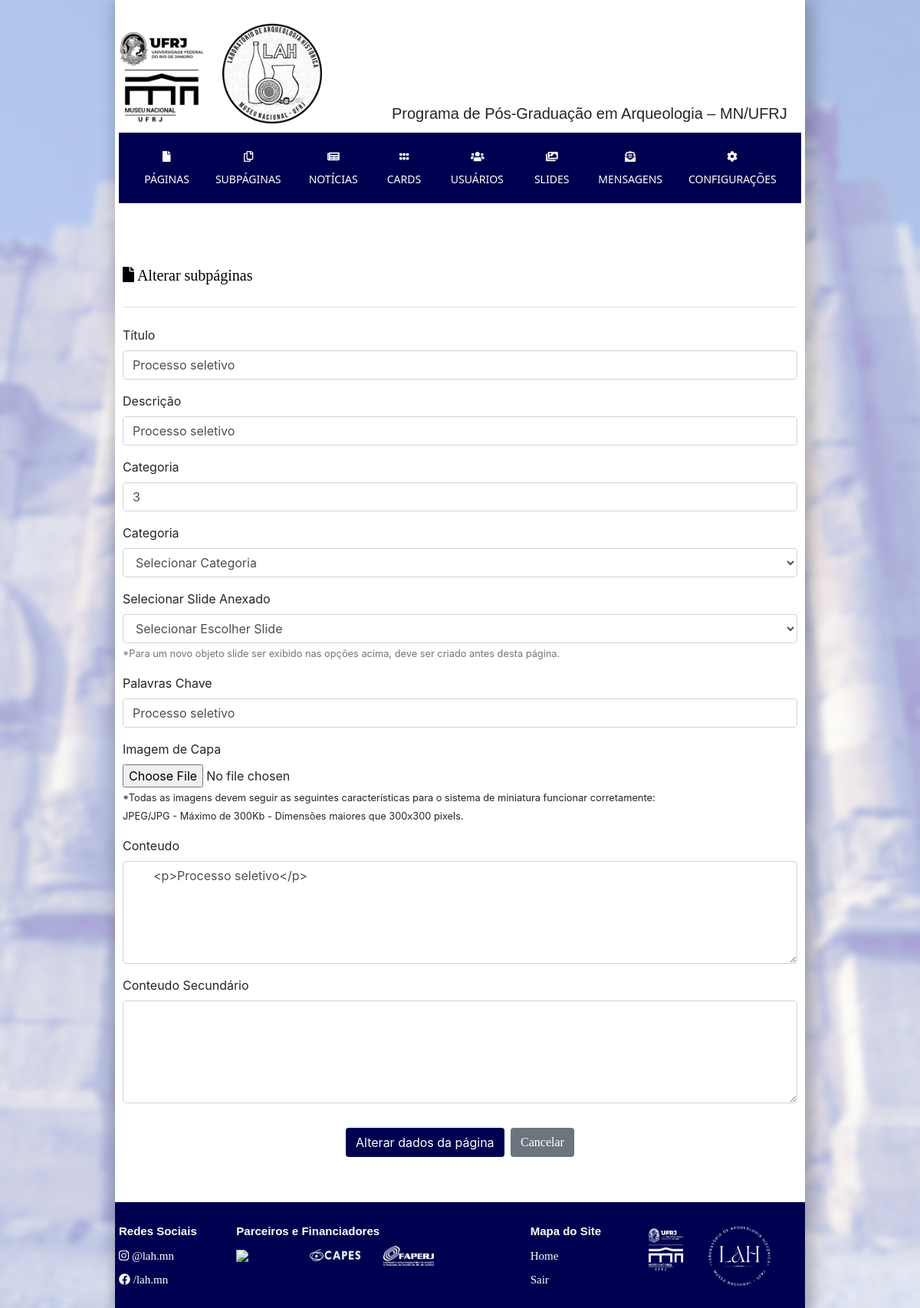
/dashboard/dados/alterar_subpaginas.php?pg_id=1 (signed in), run on the app's committed database.
### tables this page shows
CREATE TABLE `subpaginas` (
  `subpagina_id` int(32) NOT NULL,
  `subpagina_titulo` varchar(128) NOT NULL,
  `subpagina_conteudo` mediumtext NOT NULL,
  `subpagina_conteudo_2` text NOT NULL,
  `subpagina_categoria` text NOT NULL,
  `subpagina_descricao` text NOT NULL,
  `subpagina_palavras_chaves` varchar(128) NOT NULL,
  `subpagina_imagem_capa` varchar(255) DEFAULT NULL,
  `subpagina_slide` varchar(32) NOT NULL
);

### dashboard/dados/alterar_subpaginas.php (the view, shortened to what this page needs)
<?php require_once "../header_dashboard.php";  ?>
<?php
        if( isset($_GET["pg_id"]) ){
        $subpagina_id = $_GET["pg_id"];
        } else {
        }
        $subpagina_alterar = "SELECT * ";
        $subpagina_alterar .= "FROM subpaginas ";
        $subpagina_alterar .= "WHERE subpagina_id = {$subpagina_id} ";
        $info_pagina = mysqli_query($conecta, $subpagina_alterar);
        $dados_pagina = mysqli_fetch_assoc($info_pagina);
?>
<div class="container">
	<div class="row">
  <div class="col col-12 mt-5 mb-5">
  <h3 class="h4 mt-3 mb-3"><i class="fas fa-file"></i> Alterar subpáginas</h3>
  <hr class="my-2">
<form class="mt-4" action="alterar_subpaginas.php" method="post" enctype="multipart/form-data" accept-charset="utf-8">
  <div class="form-group">
    <label for="exampleFormControlInput1">Título</label>
    <input type="text" required="" value="<?php echo $dados_pagina['subpagina_titulo']; ?>" name="subpagina_titulo" class="form-control" placeholder="">
  </div>
  <div class="form-group">
    <label for="exampleFormControlInput1">Descrição</label>
    <input type="text"required="" value="<?php echo $dados_pagina['subpagina_descricao']; ?>"   name="subpagina_descricao" class="form-control" placeholder="">
  </div>
  <div class="form-group">
    <label for="exampleFormControlInput1">Categoria</label>
    <input required type="text"  value="<?php echo $dados_pagina['subpagina_categoria']; ?>" name="subpagina_categoria" class="form-control" placeholder="">
  </div>
  <div class="form-group">
<label for="exampleFormControlInput1">Categoria</label>
<select required="" class="form-control mb-3" name="subpagina_categoria">
<option selected=""  disabled="">Selecionar Categoria</option>
</select>
</div>
  <div class="form-group">
<label for="exampleFormControlInput1">Selecionar Slide Anexado</label>
<select class="form-control " name="subpagina_slide">
<option selected=""  disabled="">Selecionar Escolher Slide</option>
</select>
<small class="text-muted mt-0 mb-3"> *Para um novo objeto slide ser exibido nas opções acima, deve ser criado antes desta página.  </small>
</div>
  <div class="form-group">
    <label for="exampleFormControlInput1">Palavras Chave</label>
    <input type="text" required="" value="<?php echo $dados_pagina['subpagina_palavras_chaves']; ?>" name="subpagina_palavras_chaves" class="form-control" placeholder="">
  </div>
  <div class="form-group">
    <label for="exampleFormControlFile1">Imagem de Capa</label>
    <input type="file"  name="upload_image" class="form-control-file">
    <small>
      *Todas as imagens devem seguir as seguintes características para o sistema de miniatura funcionar corretamente:
      </br>JPEG/JPG - Máximo de 300Kb - Dimensões maiores que 300x300 pixels.
    </small>
  </div>
  <div class="form-group panel-body">
    <label for="exampleFormControlTextarea1">Conteudo</label>
    <textarea required="" class="form-control ckeditor" name="subpagina_conteudo" id="body" rows="5">
      <?php echo base64_decode($dados_pagina['subpagina_conteudo']); ?></textarea>
  </div>
  <div class="form-group panel-body">
  <label for="exampleFormControlTextarea2">Conteudo Secundário</label>
  <textarea required="" class="form-control ckeditor" name="subpagina_conteudo_2" id="body2" rows="5">
    <?php echo base64_decode($dados_pagina['subpagina_conteudo_2']); ?></textarea>
  </div>
  <center>
  <button type="submit" class="btn bg-dark text-white mt-3 mr-1"> Alterar dados da página </button>
  <a href='subpaginas.php'>
  <button type='button' class='btn bg-secondary text-white mt-3'>Cancelar</button>
  </a>
  </center>
</form>
    </div>
	</div>
</div>
<?php require_once "../footer_dashboard.php";  ?>

### assets/css/blog.css (style rules this page uses)
h1, h2, h3, h4, h5, h6 { font-family: "Playfair Display", Georgia, "Times New Roman", serif; }

### assets/css/style.css (style rules this page uses)
h3 { font-family: Georgia , serif !important; color: rgba(0, 0, 0) !important; color: rgba(0,0,0) !important; font-size: 20px !important; line-height: 250% !important; }
a { font-family: "Verdana", Times, sans-serif !important; color: rgba(50, 50, 50); font-size: 15px; }
.bg-dark { background-color: rgb(0, 0, 80) !important; }
@media (min-width: 800px) { body { background-image: url("../images/background_image.jpg"); background-color: rgba(175, 165, 230, 0.65); background-blend-mode: lighten; background-position: center; background-size: cover; background-attachment: fixed; background-repeat: no-repeat; } }
.container { padding: 5px !important; }
.my-2 { background-color: rgba(255,255,255,0.25); }

### data on the page
subpaginas: subpagina_titulo "Processo seletivo", subpagina_descricao "Processo seletivo", subpagina_categoria "3", subpagina_palavras_chaves "Processo seletivo", subpagina_conteudo "<p>Processo seletivo</p>"
